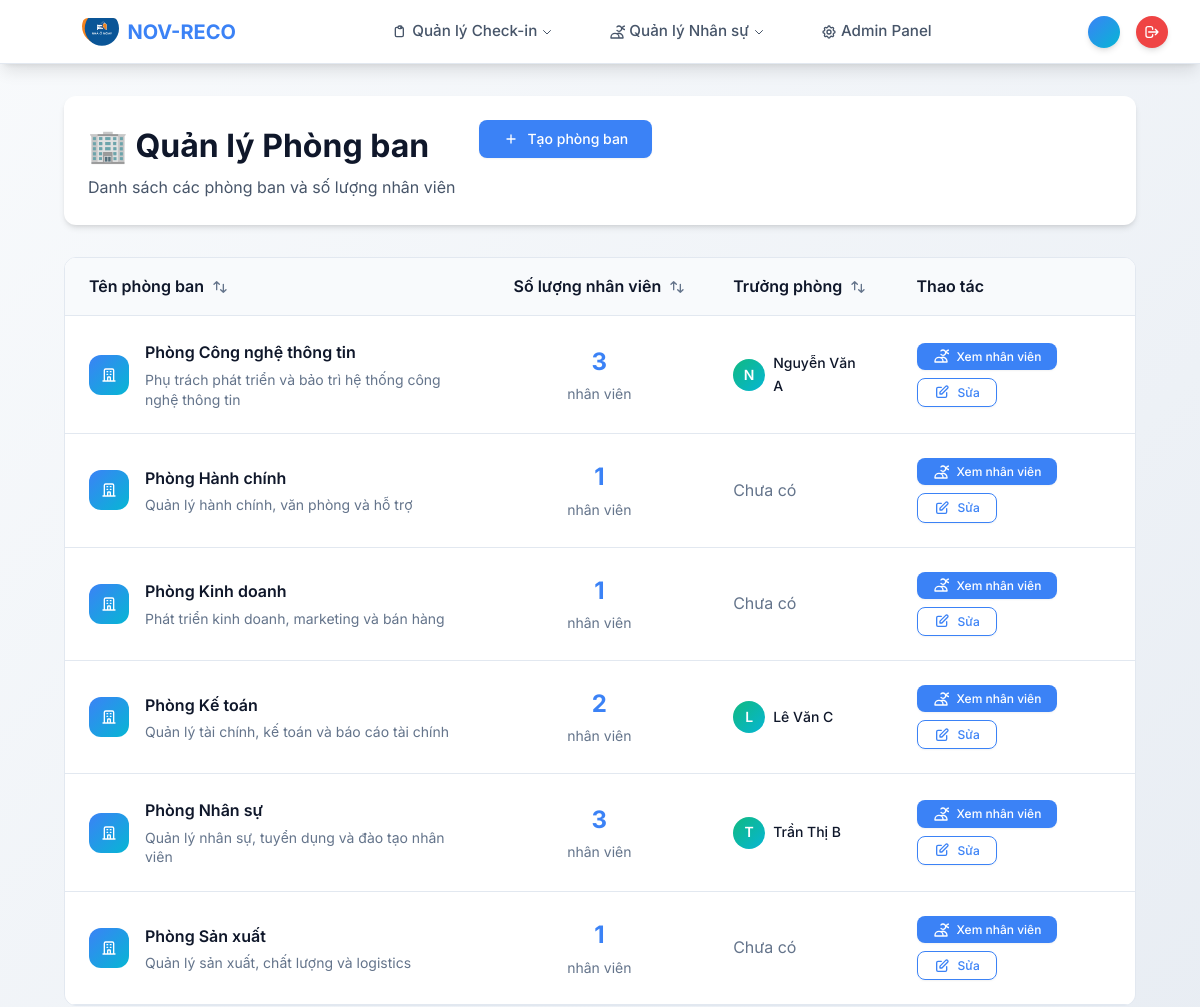
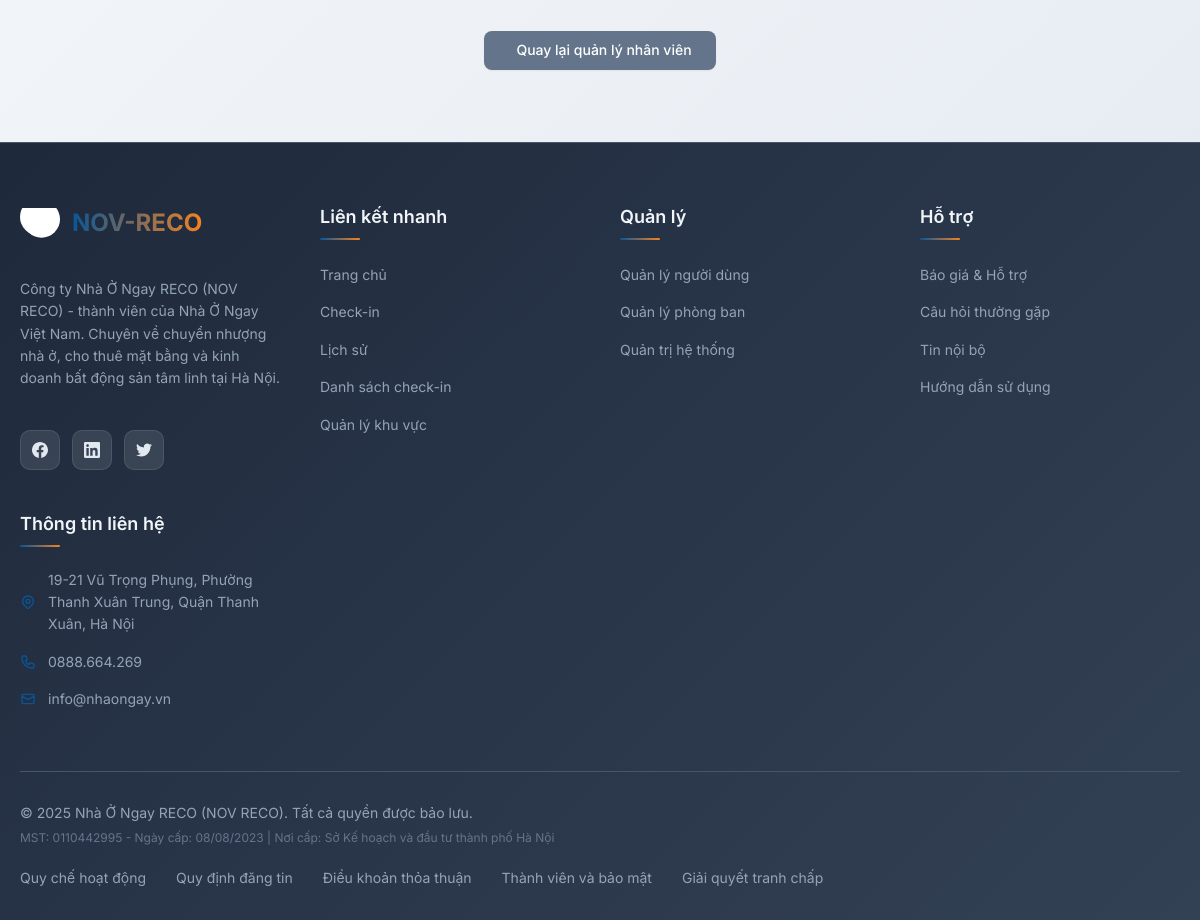
The app's page /users/departments/ (signed in) with its own data (2 pictures, top to bottom).
### users/models.py (models this page shows, shortened)
class Department(models.Model):
    name = models.CharField(
        max_length=100,
        unique=True,
        help_text="Tên phòng ban"
    )
    description = models.TextField(
        blank=True,
        help_text="Mô tả phòng ban"
    )
    manager = models.ForeignKey(
        'User',
        on_delete=models.SET_NULL,
        null=True,
        blank=True,
        related_name='managed_departments',
        help_text="Trưởng phòng ban"
    )
    created_at = models.DateTimeField(auto_now_add=True)
    updated_at = models.DateTimeField(auto_now=True)
    class Meta:
        verbose_name = "Phòng ban"
        verbose_name_plural = "Phòng ban"
        ordering = ['name']

class User(AbstractUser):
    role = models.CharField(
        max_length=20,
        choices=UserRole.choices,
        default=UserRole.EMPLOYEE,
        help_text="Vai trò của người dùng trong hệ thống",
    )
    phone = models.CharField(
        max_length=15, blank=True, help_text="Số điện thoại"
    )
    department = models.ForeignKey(
        Department,
        on_delete=models.SET_NULL,
        null=True,
        blank=True,
        related_name='employees',
        help_text="Phòng ban"
    )
    employee_id = models.CharField(
        max_length=20, blank=True, unique=True, help_text="Mã nhân viên"
    )
    def is_admin(self):
        return self.role == UserRole.ADMIN or self.is_superuser
    @property
    def is_admin_user(self):
        return self.is_admin()
    def get_display_name(self):
        return self.get_full_name() or self.username or self.email
    class Meta:
        verbose_name = "Người dùng"
        verbose_name_plural = "Người dùng"

### users/views.py (the view)
# urls.py: path("departments/", views.department_list_view, name="department_list"),
@user_management_required
def department_list_view(request):
    departments = Department.objects.all().annotate(
        user_count=Count('employees')
    ).order_by('name')
    context = {
        "departments": departments,
    }
    return render(request, "users/department_list.html", context)

### templates/users/department_list.html (shortened to what this page needs)
{% extends 'base.html' %}
{% load static %}
{% block extra_css %}
<link rel="stylesheet" href="{% static 'css/users.css' %}">
{% endblock %}
{% block content %}
<div class="users-page">
<div class="container">
    <div class="page-header">
        <div class="header-content">
            <div class="header-text">
                <h1>🏢 Quản lý Phòng ban</h1>
                <p>Danh sách các phòng ban và số lượng nhân viên</p>
            </div>
            <div class="header-actions">
                <a href="/admin/users/department/add/" class="btn btn-primary">
                    <svg class="w-4 h-4" fill="none" stroke="currentColor" viewBox="0 0 24 24">
                        <path stroke-linecap="round" stroke-linejoin="round" stroke-width="2" d="M12 6v6m0 0v6m0-6h6m-6 0H6"></path>
                    </svg>
                    Tạo phòng ban
                </a>
            </div>
        </div>
    </div>
    <div class="content-card">
        {% if departments %}
            <div class="table-container desktop-view">
                <table class="data-table">
                    <thead>
                        <tr>
                            <th>
                                <div class="table-header">
                                    <span>Tên phòng ban</span>
                                    <svg class="w-4 h-4" fill="none" stroke="currentColor" viewBox="0 0 24 24">
                                        <path stroke-linecap="round" stroke-linejoin="round" stroke-width="2" d="M7 16V4m0 0L3 8m4-4l4 4m6 0v12m0 0l4-4m-4 4l-4-4"></path>
                                    </svg>
                                </div>
                            </th>
                            <th>
                                <div class="table-header">
                                    <span>Số lượng nhân viên</span>
                                    <svg class="w-4 h-4" fill="none" stroke="currentColor" viewBox="0 0 24 24">
                                        <path stroke-linecap="round" stroke-linejoin="round" stroke-width="2" d="M7 16V4m0 0L3 8m4-4l4 4m6 0v12m0 0l4-4m-4 4l-4-4"></path>
                                    </svg>
                                </div>
                            </th>
                            <th>
                                <div class="table-header">
                                    <span>Trưởng phòng</span>
                                    <svg class="w-4 h-4" fill="none" stroke="currentColor" viewBox="0 0 24 24">
                                        <path stroke-linecap="round" stroke-linejoin="round" stroke-width="2" d="M7 16V4m0 0L3 8m4-4l4 4m6 0v12m0 0l4-4m-4 4l-4-4"></path>
                                    </svg>
                                </div>
                            </th>
                            <th>Thao tác</th>
                        </tr>
                    </thead>
                    <tbody>
                        {% for dept in departments %}
                        <tr>
                            <td>
                                <div class="dept-info">
                                    <div class="dept-icon">
                                        <svg class="w-5 h-5" fill="none" stroke="currentColor" viewBox="0 0 24 24">
                                            <path stroke-linecap="round" stroke-linejoin="round" stroke-width="2" d="M19 21V5a2 2 0 00-2-2H7a2 2 0 00-2 2v16m14 0h2m-2 0h-5m-9 0H3m2 0h5M9 7h1m-1 4h1m4-4h1m-1 4h1m-5 10v-5a1 1 0 011-1h2a1 1 0 011 1v5m-4 0h4"></path>
                                        </svg>
                                    </div>
                                    <div class="dept-details">
                                        <span class="dept-name">{{ dept.name }}</span>
                                        {% if dept.description %}
                                            <small class="dept-description">{{ dept.description }}</small>
                                        {% endif %}
                                    </div>
                                </div>
                            </td>
                            <td>
                                <div class="employee-count">
                                    <span class="count-number">{{ dept.user_count }}</span>
                                    <span class="count-label">nhân viên</span>
                                </div>
                            </td>
                            <td>
                                {% if dept.manager %}
                                    <div class="manager-info">
                                        <div class="manager-avatar">
                                            {{ dept.manager.first_name|first|default:dept.manager.username|first|upper }}
                                        </div>
                                        <span class="manager-name">{{ dept.manager.get_display_name }}</span>
                                    </div>
                                {% else %}
                                    <span class="text-muted">Chưa có</span>
                                {% endif %}
                            </td>
                            <td>
                                <div class="action-buttons">
                                    <a href="/users/?department={{ dept.id }}" class="btn btn-sm btn-primary">
                                        <svg class="w-4 h-4" fill="none" stroke="currentColor" viewBox="0 0 24 24">
                                            <path stroke-linecap="round" stroke-linejoin="round" stroke-width="2" d="M12 4.354a4 4 0 110 5.292M15 21H3v-1a6 6 0 0112 0v1zm0 0h6v-1a6 6 0 00-9-5.197m13.5-9a2.5 2.5 0 11-5 0 2.5 2.5 0 015 0z"></path>
                                        </svg>
                                        Xem nhân viên
                                    </a>
                                    <a href="/admin/users/department/{{ dept.id }}/change/" class="btn btn-sm btn-outline">
                                        <svg class="w-4 h-4" fill="none" stroke="currentColor" viewBox="0 0 24 24">
                                            <path stroke-linecap="round" stroke-linejoin="round" stroke-width="2" d="M11 5H6a2 2 0 00-2 2v11a2 2 0 002 2h11a2 2 0 002-2v-5m-1.414-9.414a2 2 0 112.828 2.828L11.828 15H9v-2.828l8.586-8.586z"></path>
                                        </svg>
                                        Sửa
                                    </a>
                                </div>
                            </td>
                        </tr>
                        {% endfor %}
                    </tbody>
                </table>
            </div>
        {% endif %}
    </div>
    <div class="page-actions">
        <a href="/users/" class="btn btn-secondary">
             Quay lại quản lý nhân viên
        </a>
    </div>
</div>
</div>
{% endblock %}

### records on screen
Department: name "Phòng Công nghệ thông tin", description "Phụ trách phát triển và bảo trì hệ thống công nghệ thông tin", user_count "3", manager.first_name|first "N", manager.get_display_name "Nguyễn Văn A"
Department: name "Phòng Hành chính", description "Quản lý hành chính, văn phòng và hỗ trợ", user_count "1", shows "Chưa có"
Department: name "Phòng Kinh doanh", description "Phát triển kinh doanh, marketing và bán hàng", user_count "1", shows "Chưa có"
Department: name "Phòng Kế toán", description "Quản lý tài chính, kế toán và báo cáo tài chính", user_count "2", manager.first_name|first "L", manager.get_display_name "Lê Văn C"
Department: name "Phòng Nhân sự", description "Quản lý nhân sự, tuyển dụng và đào tạo nhân viên", user_count "3", manager.first_name|first "T", manager.get_display_name "Trần Thị B"
Department: name "Phòng Sản xuất", description "Quản lý sản xuất, chất lượng và logistics", user_count "1", shows "Chưa có"

### other values on screen
{{ current_year|default:"2025" }} "2025"
